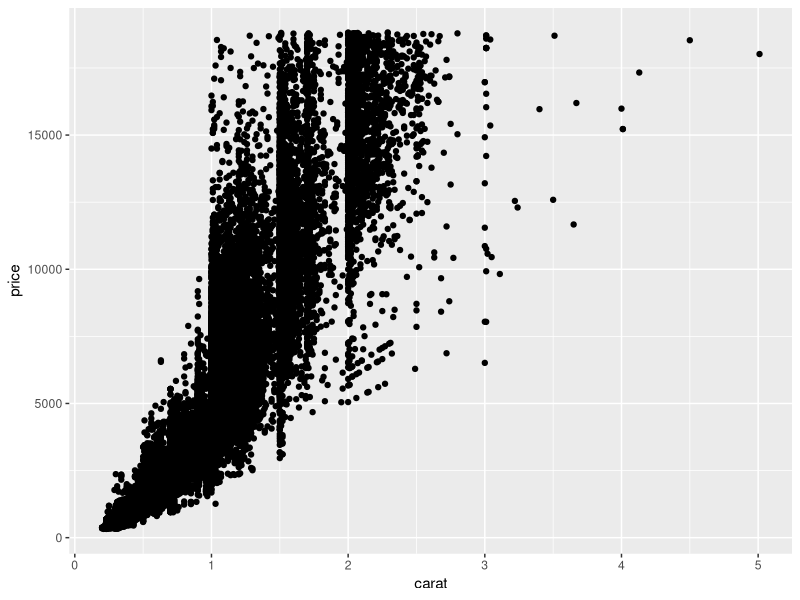

The R source for this figure:
## ---- chunk 1
knitr::opts_chunk$set(echo = TRUE)
## ---- chunk 2
require(tidyverse)
x<- list(2,4,5,9,1)
y<- list(8,7,2,8,3)
z<-list(1,8,5,4,2)

for (i in x) {
  for (j in y) {
    for (k in z) {
      print(k^2+j^2+i^2)
    }
  }
}
## ---- chunk 3
table <- tribble(~Student, ~ Gender, ~ Salary,
        "John", "Male", 65000, "Alice", "Female", 73000, "Juan", "Male", 66000, "Beth", "Female", 71500, "Denise","Female", 82000)

table

table%>%
  pmap_chr(~ str_glue("{..1} who is {..2}, has a salary that is {..3}"))
## ---- chunk 4
matrix1 = matrix(nrow=5, ncol=5) 
for(i in 1:nrow(matrix1))      
{
  for(j in 1:ncol(matrix1))     
  {
    matrix1[i,j] = i+j          
  }
}
print(matrix1)
## ---- chunk 5
ggplot(diamonds, aes(carat, price))+
  geom_point()
